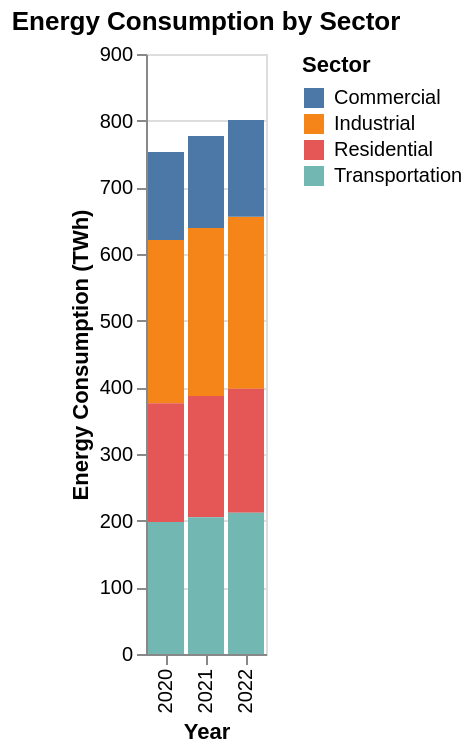

The specification (Vega-Lite) saved for this image:
### Vega-Lite specification from a JSON file in a GitHub repository (floating-point values rounded to 4 significant figures)
{"$schema": "https://vega.github.io/schema/vega-lite/v6.json", "description": "Energy consumption by sector", "data": {"values": [{"year": "2020", "sector": "Industrial", "consumption": 245}, {"year": "2020", "sector": "Residential", "consumption": 178}, {"year": "2020", "sector": "Transportation", "consumption": 198}, {"year": "2020", "sector": "Commercial", "consumption": 132}, {"year": "2021", "sector": "Industrial", "consumption": 252}, {"year": "2021", "sector": "Residential", "consumption": 182}, {"year": "2021", "sector": "Transportation", "consumption": 205}, {"year": "2021", "sector": "Commercial", "consumption": 138}, {"year": "2022", "sector": "Industrial", "consumption": 258}, {"year": "2022", "sector": "Residential", "consumption": 186}, {"year": "2022", "sector": "Transportation", "consumption": 212}, {"year": "2022", "sector": "Commercial", "consumption": 145}]}, "mark": "bar", "encoding": {"x": {"field": "year", "type": "ordinal", "axis": {"title": "Year"}}, "y": {"field": "consumption", "type": "quantitative", "axis": {"title": "Energy Consumption (TWh)"}}, "color": {"field": "sector", "type": "nominal", "legend": {"title": "Sector"}}}, "title": "Energy Consumption by Sector"}
